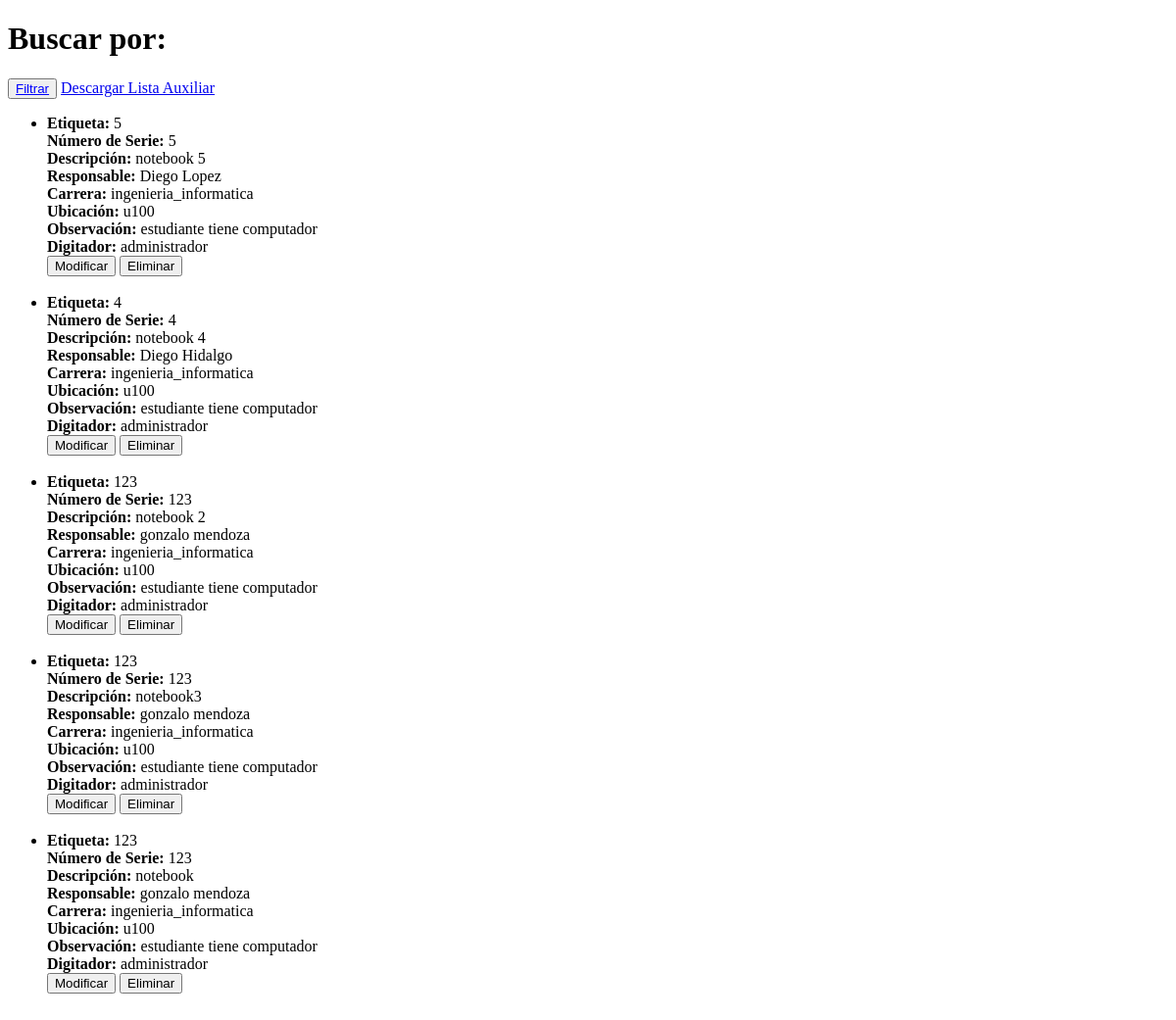
The page /lista/ (signed in) on the database as committed earlier.
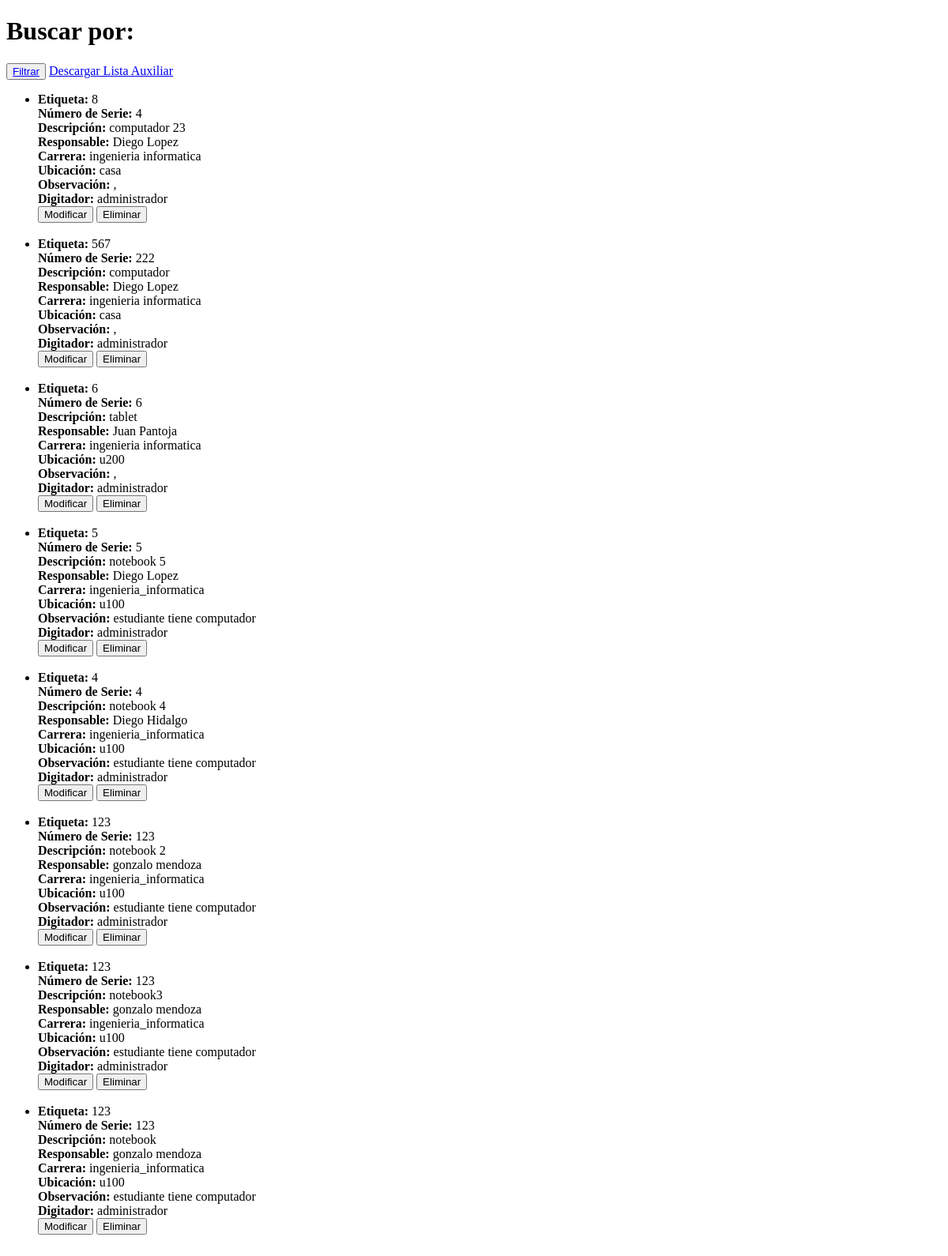
The same page on the database as committed later.
### core/models.py (models this page shows, shortened)
class Inventario(models.Model):
    Etiqueta = models.CharField(max_length=50)
    Numero_Serie = models.CharField(max_length=50)
    Descripcion_Equipamiento = models.CharField(max_length=50)
    Responsable = models.CharField(max_length=50)
    Carrera = models.CharField(max_length=50)
    Ubicacion = models.CharField(max_length=50)
    Observacion=models.CharField(max_length=50)
    Digitador=models.CharField(max_length=50)

### core/views.py (the view)
# urls.py: path("lista/",lista,name="lista"),
def lista(request):
    if request.user.is_authenticated:
        filtros = request.GET.getlist('filtro')
        termino_busqueda = request.GET.get('buscar', '')
        listado = filtrar_datos(request, filtros, termino_busqueda)
        context = {
            'termino_busqueda': termino_busqueda,
            'filtros': filtros,
            'listado': listado,
            'user': request.user,
        }
        return render(request, 'core/listar.html', context)
    else:
        return redirect('/login/')

### core/views.py (called while the page is built, shortened)
def filtrar_datos(request, filtros, termino_busqueda):
    listado = Inventario.objects.all().order_by('-id')
    return listado

### core/templates/core/listar.html (shortened to what this page needs)
<!DOCTYPE html>
<html lang="es">
<head>
</head>
<body>
    {% if user.is_authenticated %}
    <h1>Buscar por: {{ termino_busqueda }}</h1>
        <button class="filtroMensaje" onclick="abrirModal('filtro')">Filtrar</button>
        <a href="#" onclick="exportarExcel()">Descargar Lista Auxiliar</a>
        <ul>
            {% if listado %}
                {% for item in listado %}
                <li>
                    <strong>Etiqueta:</strong> {{ item.Etiqueta }}<br>
                    <strong>Número de Serie:</strong> {{ item.Numero_Serie }}<br>
                    <strong>Descripción:</strong> {{ item.Descripcion_Equipamiento }}<br>
                    <strong>Responsable:</strong> {{ item.Responsable }}<br>
                    <strong>Carrera:</strong> {{ item.Carrera }}<br>
                    <strong>Ubicación:</strong> {{ item.Ubicacion }}<br>
                    <strong>Observación:</strong> {{ item.Observacion }}<br>
                    <strong>Digitador:</strong> {{ item.Digitador }}<br>
                    <button onclick="modificarItem({{ item.id }})">Modificar</button>
                    <button onclick="eliminarItem({{ item.id }})">Eliminar</button>
                    <br><br>
                </li>
                {% endfor %}
            {% else %}
                <p>La lista está vacía.</p>
            {% endif %}
        </ul>
    {% else %}
        <p>Debes iniciar sesión para ver esta página.</p>
    {% endif %}
</body>
</html>

### core/templates/core/listar.html (style rules this page uses)
.filtroMensaje { cursor: pointer; color: blue; text-decoration: underline; }

Rows that differ between the two databases and show on the page:
added Inventario: Etiqueta "8", Numero_Serie "4", Descripcion_Equipamiento "computador 23", Responsable "Diego Lopez", Carrera "ingenieria informatica", Ubicacion "casa", Observacion ",", Digitador "administrador"
added Inventario: Etiqueta "567", Numero_Serie "222", Descripcion_Equipamiento "computador", Responsable "Diego Lopez", Carrera "ingenieria informatica", Ubicacion "casa", Observacion ",", Digitador "administrador"
added Inventario: Etiqueta "6", Numero_Serie "6", Descripcion_Equipamiento "tablet", Responsable "Juan Pantoja", Carrera "ingenieria informatica", Ubicacion "u200", Observacion ",", Digitador "administrador"
